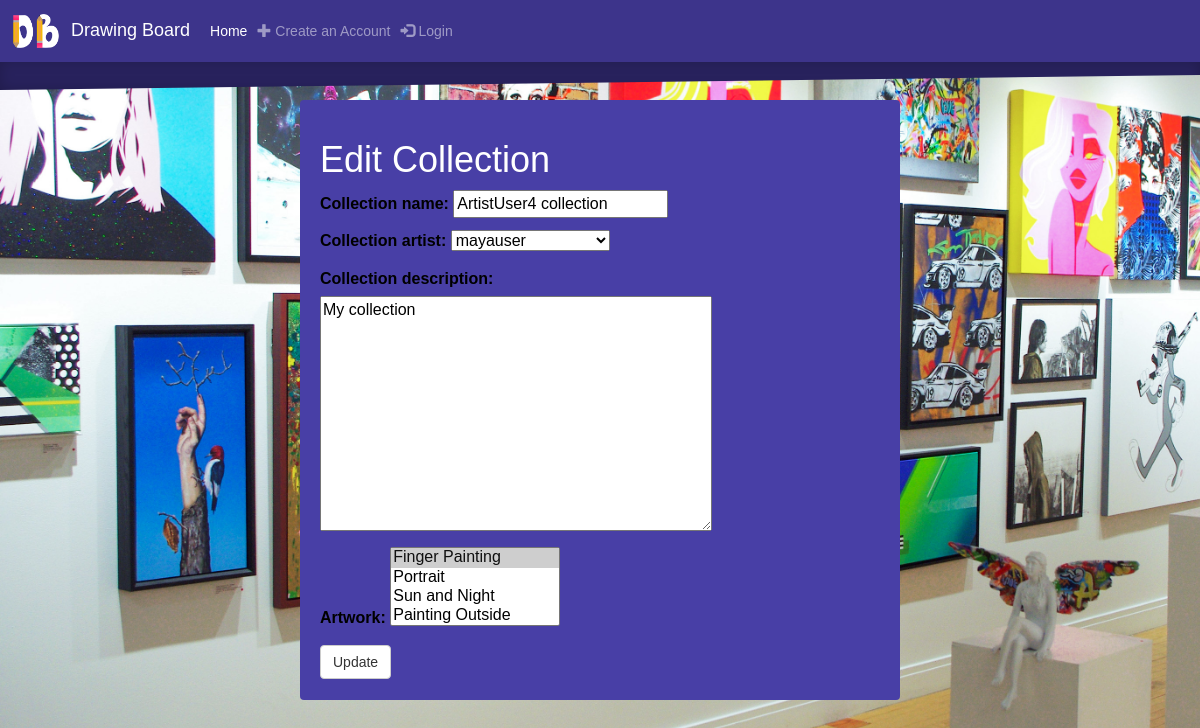
The app's page /collection/4/edit/, older data.
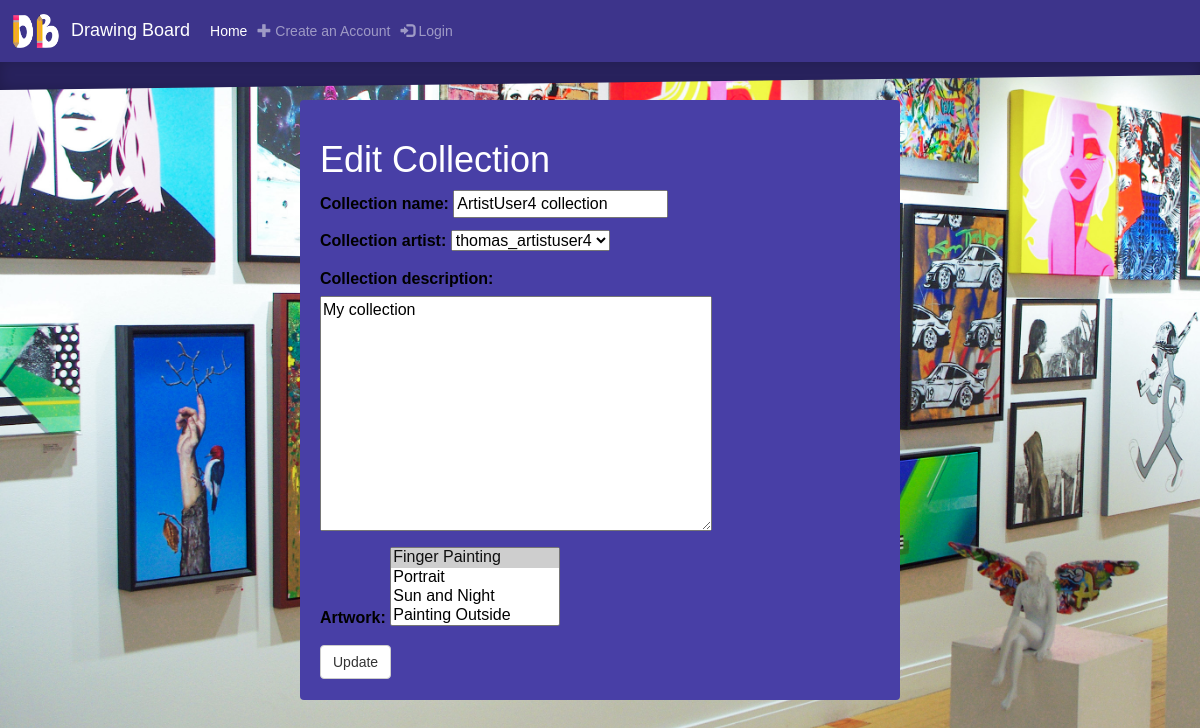
The same page, newer data.
### gallery/models.py (models this page shows, shortened)
class Collection(models.Model):
    collection_name = models.CharField(max_length=200)
    collection_description = models.TextField(max_length=280, null=True, blank=True)
    collection_artist = models.ForeignKey('Artist', on_delete=models.CASCADE)
    artwork = models.ManyToManyField(Artwork, blank=True)

### gallery/views.py (the view)
# urls.py: path('collection/<int:pk>/edit/', views.collection_edit, name='collection_edit'),
def collection_edit(request, pk):
    collection = get_object_or_404(Collection, pk=pk)
    if request.method == "POST":
        form = CollectionForm(request.POST, request.FILES, instance=collection)
        if form.is_valid():
            collection = form.save(commit=False)
            collection.updated_date = timezone.now()
            collection.save()
            form.save_m2m()
            return redirect('gallery:collection_list')
    else:
        form = CollectionForm(instance=collection)
    return render(request, 'gallery/collection_edit.html', {'form': form})

### gallery/forms.py
class CollectionForm(forms.ModelForm):
    class Meta:
        model = Collection
        artwork = forms.ModelMultipleChoiceField(queryset=Artwork.objects.all())
        fields = ('collection_name', 'collection_artist', 'collection_description', 'artwork')

### gallery/models.py (called while the page is built)
    def __str__(self):
        return f'{self.user}'

    def __str__(self):
        return f'{self.artwork_title}'

### gallery/templates/gallery/collection_edit.html (shortened to what this page needs)
<!DOCTYPE html>
{% extends 'gallery/base.html' %}
{% load static %}
{% block content %}
    <head>
    </head>
    <div class = "editbox">
        <h1>Edit Collection</h1>
        <div class = "edit-form">
            <form method="POST" enctype="multipart/form-data" class="collection_form">{% csrf_token %}
                {{ form.as_p }}
                <button type="submit" class="save btn btn-default">Update</button>
            </form>
        </div>
    </div>
{% endblock %}

Row changes from the older to the newer data that the page shows:
changed Collection "ArtistUser4 collection": collection_artist "mayauser" → "thomas_artistuser4"
